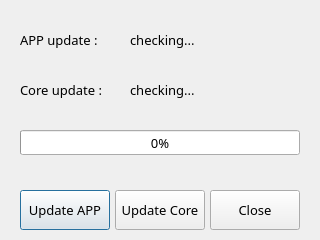
<?xml version="1.0" encoding="UTF-8"?>
<ui version="4.0">
 <class>Dialog</class>
 <widget class="QDialog" name="Dialog">
  <property name="geometry">
   <rect>
    <x>0</x>
    <y>0</y>
    <width>320</width>
    <height>240</height>
   </rect>
  </property>
  <property name="font">
   <font>
    <family>Century Gothic</family>
    <pointsize>10</pointsize>
   </font>
  </property>
  <property name="windowTitle">
   <string>Dialog</string>
  </property>
  <widget class="QLabel" name="label">
   <property name="geometry">
    <rect>
     <x>20</x>
     <y>30</y>
     <width>95</width>
     <height>20</height>
    </rect>
   </property>
   <property name="text">
    <string>APP update :</string>
   </property>
  </widget>
  <widget class="QLabel" name="label_2">
   <property name="geometry">
    <rect>
     <x>20</x>
     <y>80</y>
     <width>95</width>
     <height>20</height>
    </rect>
   </property>
   <property name="text">
    <string>Core update :</string>
   </property>
  </widget>
  <widget class="QLabel" name="app_update_label">
   <property name="geometry">
    <rect>
     <x>130</x>
     <y>30</y>
     <width>170</width>
     <height>20</height>
    </rect>
   </property>
   <property name="text">
    <string>checking...</string>
   </property>
  </widget>
  <widget class="QLabel" name="core_update_label">
   <property name="geometry">
    <rect>
     <x>130</x>
     <y>80</y>
     <width>170</width>
     <height>20</height>
    </rect>
   </property>
   <property name="text">
    <string>checking...</string>
   </property>
  </widget>
  <widget class="QProgressBar" name="progress_bar">
   <property name="geometry">
    <rect>
     <x>20</x>
     <y>130</y>
     <width>280</width>
     <height>25</height>
    </rect>
   </property>
   <property name="value">
    <number>0</number>
   </property>
  </widget>
  <widget class="QPushButton" name="update_app_button">
   <property name="geometry">
    <rect>
     <x>20</x>
     <y>190</y>
     <width>90</width>
     <height>40</height>
    </rect>
   </property>
   <property name="text">
    <string>Update APP</string>
   </property>
  </widget>
  <widget class="QPushButton" name="update_core_button">
   <property name="geometry">
    <rect>
     <x>115</x>
     <y>190</y>
     <width>90</width>
     <height>40</height>
    </rect>
   </property>
   <property name="text">
    <string>Update Core</string>
   </property>
  </widget>
  <widget class="QPushButton" name="cancle_button">
   <property name="geometry">
    <rect>
     <x>210</x>
     <y>190</y>
     <width>90</width>
     <height>40</height>
    </rect>
   </property>
   <property name="text">
    <string>Close</string>
   </property>
  </widget>
 </widget>
 <resources/>
 <connections/>
</ui>
